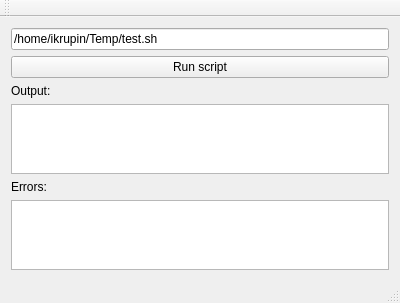
<?xml version="1.0" encoding="UTF-8"?>
<ui version="4.0">
 <class>MainWindow</class>
 <widget class="QMainWindow" name="MainWindow">
  <property name="geometry">
   <rect>
    <x>0</x>
    <y>0</y>
    <width>400</width>
    <height>300</height>
   </rect>
  </property>
  <property name="windowTitle">
   <string>MainWindow</string>
  </property>
  <widget class="QWidget" name="centralWidget">
   <layout class="QVBoxLayout" name="verticalLayout_2">
    <item>
     <layout class="QVBoxLayout" name="verticalLayout">
      <item>
       <widget class="QLineEdit" name="lineEditPathToScript">
        <property name="text">
         <string>/home/ikrupin/Temp/test.sh</string>
        </property>
       </widget>
      </item>
      <item>
       <widget class="QPushButton" name="pushButton">
        <property name="text">
         <string>Run script</string>
        </property>
       </widget>
      </item>
      <item>
       <widget class="QLabel" name="label">
        <property name="text">
         <string>Output:</string>
        </property>
       </widget>
      </item>
      <item>
       <widget class="QPlainTextEdit" name="plainTextEditOutput"/>
      </item>
      <item>
       <widget class="QLabel" name="label_2">
        <property name="text">
         <string>Errors:</string>
        </property>
       </widget>
      </item>
     </layout>
    </item>
    <item>
     <widget class="QPlainTextEdit" name="plainTextEditErrors"/>
    </item>
   </layout>
  </widget>
  <widget class="QMenuBar" name="menuBar">
   <property name="geometry">
    <rect>
     <x>0</x>
     <y>0</y>
     <width>400</width>
     <height>22</height>
    </rect>
   </property>
  </widget>
  <widget class="QToolBar" name="mainToolBar">
   <attribute name="toolBarArea">
    <enum>TopToolBarArea</enum>
   </attribute>
   <attribute name="toolBarBreak">
    <bool>false</bool>
   </attribute>
  </widget>
  <widget class="QStatusBar" name="statusBar"/>
 </widget>
 <layoutdefault spacing="6" margin="11"/>
 <resources/>
 <connections/>
</ui>
